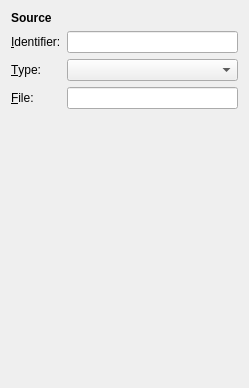
<ui version="4.0" >
 <class>edit_source</class>
 <widget class="QWidget" name="edit_source" >
  <property name="geometry" >
   <rect>
    <x>0</x>
    <y>0</y>
    <width>249</width>
    <height>388</height>
   </rect>
  </property>
  <layout class="QGridLayout" >
   <item row="0" column="0" colspan="2" >
    <widget class="QLabel" name="label_4" >
     <property name="text" >
      <string>&lt;b>Source&lt;/b></string>
     </property>
    </widget>
   </item>
   <item row="1" column="0" >
    <widget class="QLabel" name="label" >
     <property name="text" >
      <string>&amp;Identifier:</string>
     </property>
     <property name="buddy" >
      <cstring>identifier</cstring>
     </property>
    </widget>
   </item>
   <item row="1" column="1" >
    <widget class="QLineEdit" name="identifier" />
   </item>
   <item row="2" column="0" >
    <widget class="QLabel" name="label_2" >
     <property name="text" >
      <string>&amp;Type:</string>
     </property>
     <property name="buddy" >
      <cstring>type</cstring>
     </property>
    </widget>
   </item>
   <item row="2" column="1" >
    <widget class="QComboBox" name="type" />
   </item>
   <item row="3" column="0" >
    <widget class="QLabel" name="label_3" >
     <property name="text" >
      <string>&amp;File:</string>
     </property>
     <property name="buddy" >
      <cstring>file</cstring>
     </property>
    </widget>
   </item>
   <item row="3" column="1" >
    <widget class="QLineEdit" name="file" />
   </item>
   <item row="4" column="1" >
    <spacer>
     <property name="orientation" >
      <enum>Qt::Vertical</enum>
     </property>
     <property name="sizeHint" >
      <size>
       <width>121</width>
       <height>181</height>
      </size>
     </property>
    </spacer>
   </item>
  </layout>
 </widget>
 <resources/>
 <connections/>
</ui>
